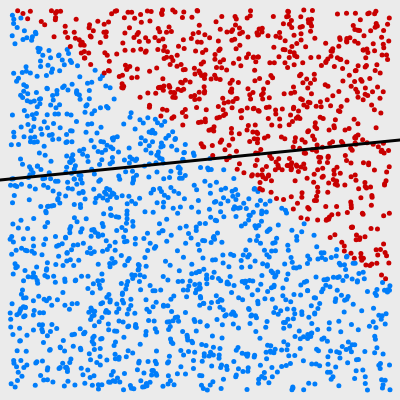
Frame 1 (no input)
Frame 60 (no input): identical to frame 1, image omitted
Frame 120 (the mouse pressed at the canvas centre since frame 60): identical to frame 1, image omitted

The p5.js sketch that drew this single still picture (run headless with seeded random() and noise() and a simulated clock; from frame 60 on, the mouse is pressed at the canvas centre):

// p5.js sketch
// ── sketch.js
const canvasW = 400;
const canvasH = 400;
let button = null;
let button2 = null;
let pFrameRate = null;

let trainingPoints = [];
let brain = null;
let letstrain = false;
let showPercentage = false;


function f(x) {
	return -0.1 * x + 180;
}

function setup() {

	brain = new Perceptron();
	createCanvas(canvasW, canvasH);

	button = createButton('Start training');
	button.mousePressed(onClickOnTrainButton);

	button2 = createButton('Show percentage');
	button2.mousePressed(onClickOnShowPercentButton);

	pFrameRate = createP('');

	for (let i = 0; i < 2000; i++) {
		trainingPoints.push(new Point(random(10, canvasW-10), random(10, canvasH-10), f));
	}

	show();
}

function show() {
	background(235);
	fill(0);
	trainingPoints.forEach(function(point) {
		let guess = brain.guess([point.x, point.y]);
		point.color = brain.getColor(guess);
		point.show();
	});

	stroke(3);
	strokeWeight(3);
	line(0, f(0), canvasW, f(canvasW));

	displayGuessedLine();
	if (showPercentage) {
		displayPercentage();
	}

}


let tick = 0;
function draw() {
	if (tick == 10) {
		pFrameRate.html(nfc(frameRate(), 0));
		tick = 0;
	}

	if (letstrain) {
		brain.trainAll(trainingPoints);
		show();
	}
	tick++;
}

function displayGuessedLine() {
	let x1 = 0;
	let y1 = (-brain.weights[2] - brain.weights[0]*x1)/brain.weights[1];
	let x2 = canvasW;
	let y2 = (-brain.weights[2] - brain.weights[0]*x2)/brain.weights[1];
	stroke(100);
	strokeWeight(2);
	line(x1, y1, x2, y2);
}

function onClickOnTrainButton() {
	letstrain = !letstrain;
	button.html((letstrain ? 'Stop' : 'Start') + ' training');
}
function onClickOnShowPercentButton() {
	showPercentage = !showPercentage;
	button2.html((showPercentage ? 'Hide' : 'Show') + ' percentage');
}

function keyTyped() {
	if (key === 't') {
		onClickOnTrainButton();
	}
	if (key === 'p') {
		onClickOnShowPercentButton();
	}
}

function displayPercentage() {
	let good = 0;
	let iterations = 1000;
	for (let i = 0; i < iterations; i++) {
		let pt = trainingPoints[i];
		let guess = brain.guess([pt.x, pt.y]);
		if (guess === pt.class) {
			good++
		}
	}
	let percentage = good / iterations * 100;
	fill(255);
	rect(10, 15, 150, 50);
	fill(0);
	stroke(0);
	strokeWeight(2);
	textSize(32);
	text(nfc(percentage, 2) + '%', 20, 50);
}

// ── perceptron.js
class Perceptron {
	constructor() {
		this.weights = [];
		this.learningRate = 0.5;

		for (let i = 0; i < 2; i++) {
			this.weights[i] = random(-1, 1);
		}
	}

	train(points) {
		let self = this;
		points.forEach(function(point) {
			let guess = self.guess([point.x, point.y]);
			point.color = self.getColor(guess);
			let error = point.class - guess;
			if(error !==  0) {
				self.weights[0] += error * point.x * self.learningRate;
				self.weights[1] += error * point.y * self.learningRate;
			}
		});
		console.log('cyril -- weights are ', this.weights);
	}

	guess(inputs) {
		let sum = 0;
		let self = this;
		inputs.forEach(function(input, idx) {
			sum += input * self.weights[idx];
		});
		return self.sign(sum);
	}

	sign(n) {
		return n >= 0 ? 1 : -1;
	}

	getColor(n) {
		return n === 1 ? color(200, 0, 0) : color(0, 125, 250);
	}

}

// ── point.js
class Point {
	constructor(x, y, f) {
		this.x = x;
		this.y = y;
		this.color = color(255, 255, 255);

		let yLine = f(this.x);

		this.class = this.y <= yLine ? -1 : 1;

	}

	show() {
		noStroke();
		fill(this.color);
		ellipse(this.x, this.y, 5, 5);
	}
}
